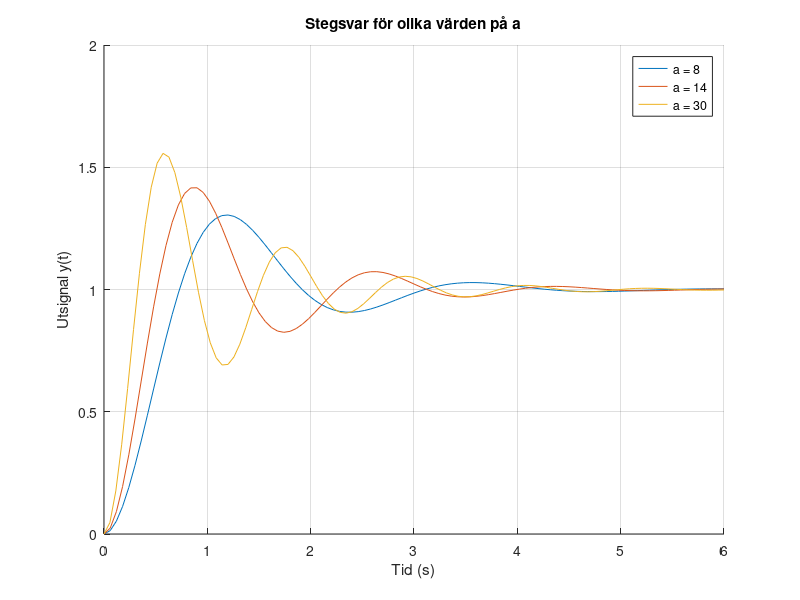

Source code (MATLAB):
%% Uppgift 1

% Definiera värden på a
a_values = [8, 14, 30];

% Skapa en figur för alla stegresponskurvor
figure;
hold on;

% Loop genom varje a-värde
for i = 1:length(a_values)
    a = a_values(i);
    
    % Definiera täljare och nämnare för överföringsfunktionen
    T = [a];          % Täljare
    N = [1, 2, a];    % Nämnare
    SYS = tf(T, N);   % Skapa system
    
    % Rita stegsvaret
    [y, t] = step(SYS);  % Beräkna stegsvaret
    plot(t, y, 'DisplayName', ['a = ' num2str(a)]); 
    
    % Hitta stigtiden (tid från 10% till 90% av slutvärdet)
    y_final = y(end); % Slutvärdet på stegsvaret
    t_10 = t(find(y >= 0.1 * y_final, 1)); % Tid vid 10% av slutvärdet
    t_90 = t(find(y >= 0.9 * y_final, 1)); % Tid vid 90% av slutvärdet
    rise_time = t_90 - t_10; % Beräkna stigtiden
    
    % Skriv ut resultatet i MATLAB:s kommandofönster
    fprintf('Då a = %d, är stigtiden ungefär %.3f sekunder.\n', a, rise_time);
end

% Formatera grafen
xlabel('Tid (s)');
ylabel('Utsignal y(t)');
title('Stegsvar för olika värden på a');
legend;
grid on;
hold off;


% svar: 
% då a = 8 , är stigtiden 0.507 sek
% då a = 14 , -//- 0.368 sek
% då a = 30 , -//- 0.230 sek

% Uppgift 2 ---------------------------------------------

% svar : ja 

% Stegsvaren och expsin-funktionerna visar båda oscillerande beteenden,
% men med vissa skillnader. Stegsvaren är mer dämpade och når sitt slutvärde snabbare vid högre 
% a-värden, medan expsin-funktionen har mer markerade svängningar eftersom dess frekvens beror direkt på 
% b = a−1 . Stegsvaren stabiliseras snabbare, medan expsin-funktionen kan ha mer utdragna svängningar. 
% Dessa skillnader gör att figurerna ser olika ut.






